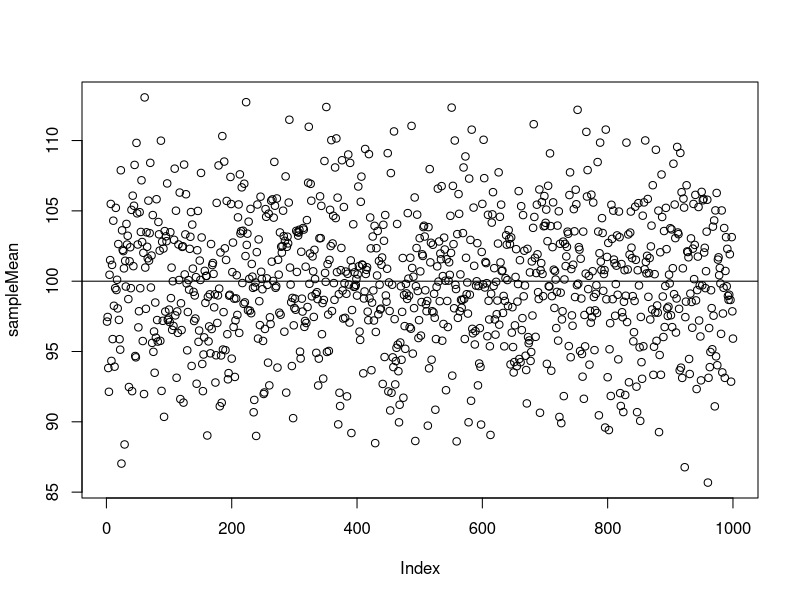
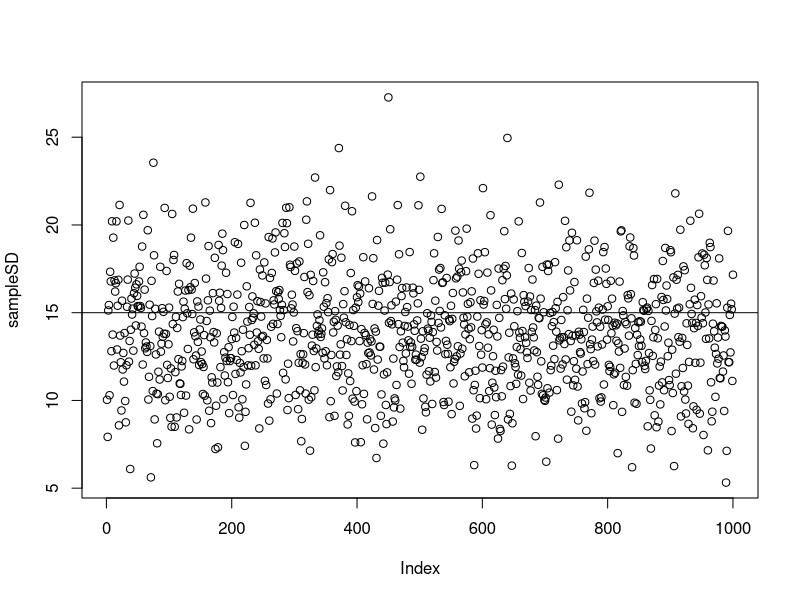
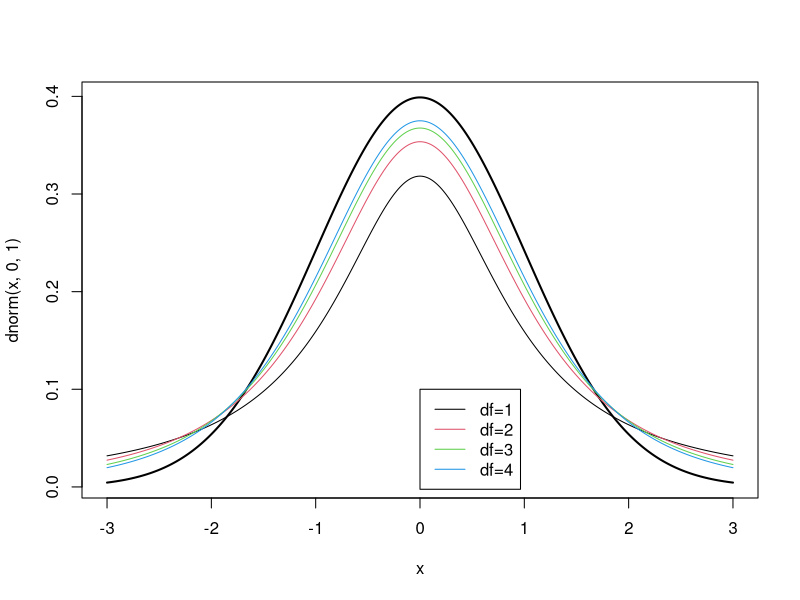

Write R code to recreate these figures, in order.
n=10
mu=100
sd=15

population=rnorm(1e6, mu, sd)

sample = sample(population, size = n, replace=FALSE)
sampleMean = mean(sample); sampleMean
sampleSD = sqrt(mean((sample-sampleMean)^2)); sampleSD

sampleMean=numeric(1000)
sampleSD=numeric(1000)
for (i in 1:1000){
  sample = sample(population, size=n, replace=FALSE)
  sampleMean[i] = mean(sample)
  sampleSD[i] = sqrt(mean((sample-sampleMean[i])^2))
}

plot(sampleMean)
abline(h=100)
length(sampleMean[sampleMean<mu])/1000

plot(sampleSD)
abline(h=15)
length(sampleSD[sampleSD<sd])/1000


############################
# plot t distribution

x=seq(-3,3,0.01)
plot(x, dnorm(x,0,1), type="l", lwd=2)
for (i in 1:4){
  lines(x,dt(x, df=i), col=i)
}
legend(0,0.1, c("df=1", "df=2", "df=3", "df=4"), lty=1,col=1:4)

